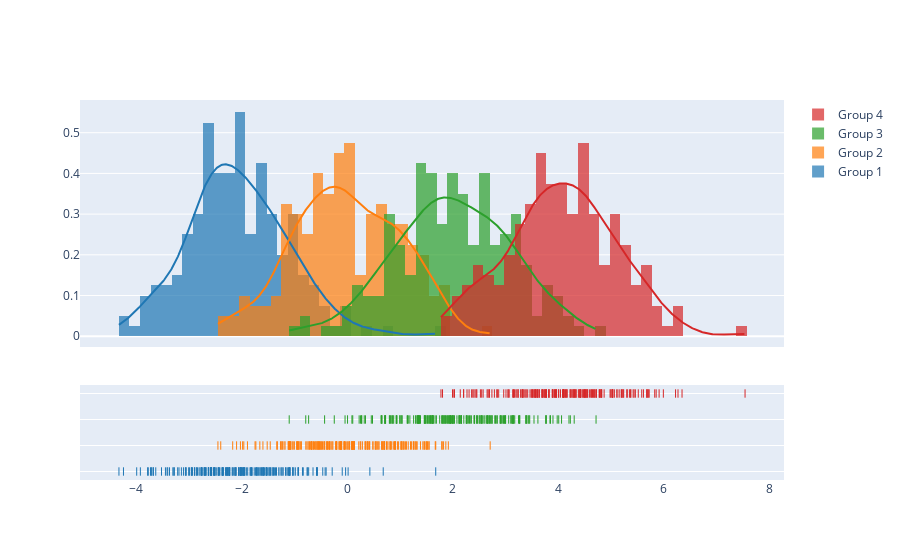

The notebook cell this image was saved under:
### Code cell
import plotly.figure_factory as ff

# Add histogram data
x1 = np.random.randn(200) - 2
x2 = np.random.randn(200)
x3 = np.random.randn(200) + 2
x4 = np.random.randn(200) + 4

# Group data together
hist_data = [x1, x2, x3, x4]

group_labels = ['Group 1', 'Group 2', 'Group 3', 'Group 4']

# Create distplot with custom bin_size
fig = ff.create_distplot(hist_data, group_labels, bin_size=.2)
fig.show()

### Figure 1 — Plotly figure (JSON) as saved in the notebook; plotly's stock layout.template omitted (floating-point values rounded to 4 significant figures; data arrays with more than 128 entries replaced by an {"elided": "..."} marker saying what was removed)
{"data": [{"autobinx": false, "histnorm": "probability density", "legendgroup": "Group 1", "marker": {"color": "rgb(31, 119, 180)"}, "name": "Group 1", "opacity": 0.7, "type": "histogram", "x": {"elided": "200 float values"}, "xaxis": "x", "xbins": {"end": 1.678, "size": 0.2, "start": -4.331}, "yaxis": "y"}, {"autobinx": false, "histnorm": "probability density", "legendgroup": "Group 2", "marker": {"color": "rgb(255, 127, 14)"}, "name": "Group 2", "opacity": 0.7, "type": "histogram", "x": {"elided": "200 float values"}, "xaxis": "x", "xbins": {"end": 2.711, "size": 0.2, "start": -2.453}, "yaxis": "y"}, {"autobinx": false, "histnorm": "probability density", "legendgroup": "Group 3", "marker": {"color": "rgb(44, 160, 44)"}, "name": "Group 3", "opacity": 0.7, "type": "histogram", "x": {"elided": "200 float values"}, "xaxis": "x", "xbins": {"end": 4.719, "size": 0.2, "start": -1.101}, "yaxis": "y"}, {"autobinx": false, "histnorm": "probability density", "legendgroup": "Group 4", "marker": {"color": "rgb(214, 39, 40)"}, "name": "Group 4", "opacity": 0.7, "type": "histogram", "x": {"elided": "200 float values"}, "xaxis": "x", "xbins": {"end": 7.545, "size": 0.2, "start": 1.777}, "yaxis": "y"}, {"legendgroup": "Group 1", "marker": {"color": "rgb(31, 119, 180)"}, "mode": "lines", "name": "Group 1", "showlegend": false, "type": "scatter", "x": {"elided": "500 float values"}, "xaxis": "x", "y": {"elided": "500 float values"}, "yaxis": "y"}, {"legendgroup": "Group 2", "marker": {"color": "rgb(255, 127, 14)"}, "mode": "lines", "name": "Group 2", "showlegend": false, "type": "scatter", "x": {"elided": "500 float values"}, "xaxis": "x", "y": {"elided": "500 float values"}, "yaxis": "y"}, {"legendgroup": "Group 3", "marker": {"color": "rgb(44, 160, 44)"}, "mode": "lines", "name": "Group 3", "showlegend": false, "type": "scatter", "x": {"elided": "500 float values"}, "xaxis": "x", "y": {"elided": "500 float values"}, "yaxis": "y"}, {"legendgroup": "Group 4", "marker": {"color": "rgb(214, 39, 40)"}, "mode": "lines", "name": "Group 4", "showlegend": false, "type": "scatter", "x": {"elided": "500 float values"}, "xaxis": "x", "y": {"elided": "500 float values"}, "yaxis": "y"}, {"legendgroup": "Group 1", "marker": {"color": "rgb(31, 119, 180)", "symbol": "line-ns-open"}, "mode": "markers", "name": "Group 1", "showlegend": false, "type": "scatter", "x": {"elided": "200 float values"}, "xaxis": "x", "y": {"elided": "200 str values"}, "yaxis": "y2"}, {"legendgroup": "Group 2", "marker": {"color": "rgb(255, 127, 14)", "symbol": "line-ns-open"}, "mode": "markers", "name": "Group 2", "showlegend": false, "type": "scatter", "x": {"elided": "200 float values"}, "xaxis": "x", "y": {"elided": "200 str values"}, "yaxis": "y2"}, {"legendgroup": "Group 3", "marker": {"color": "rgb(44, 160, 44)", "symbol": "line-ns-open"}, "mode": "markers", "name": "Group 3", "showlegend": false, "type": "scatter", "x": {"elided": "200 float values"}, "xaxis": "x", "y": {"elided": "200 str values"}, "yaxis": "y2"}, {"legendgroup": "Group 4", "marker": {"color": "rgb(214, 39, 40)", "symbol": "line-ns-open"}, "mode": "markers", "name": "Group 4", "showlegend": false, "type": "scatter", "x": {"elided": "200 float values"}, "xaxis": "x", "y": {"elided": "200 str values"}, "yaxis": "y2"}], "layout": {"barmode": "overlay", "hovermode": "closest", "legend": {"traceorder": "reversed"}, "xaxis": {"anchor": "y2", "domain": [0.0, 1.0], "zeroline": false}, "yaxis": {"anchor": "free", "domain": [0.35, 1], "position": 0.0}, "yaxis2": {"anchor": "x", "domain": [0, 0.25], "dtick": 1, "showticklabels": false}}}
